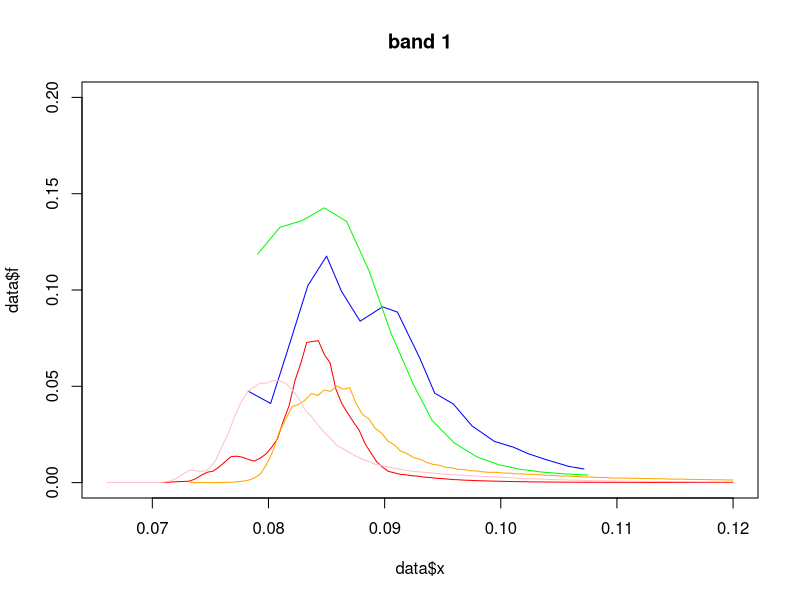
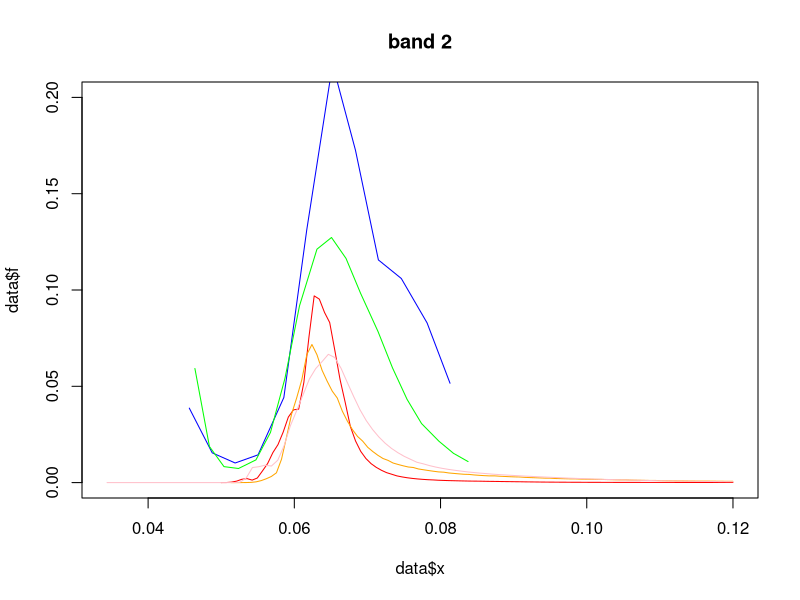
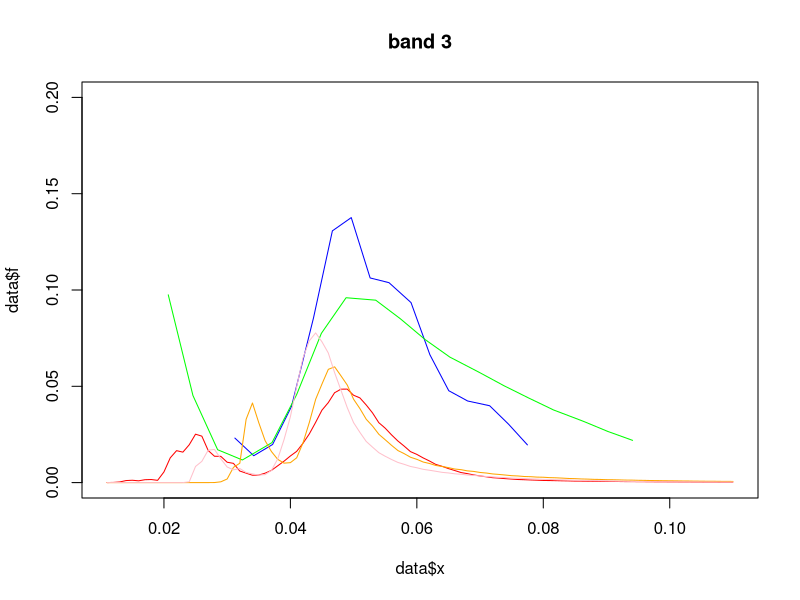
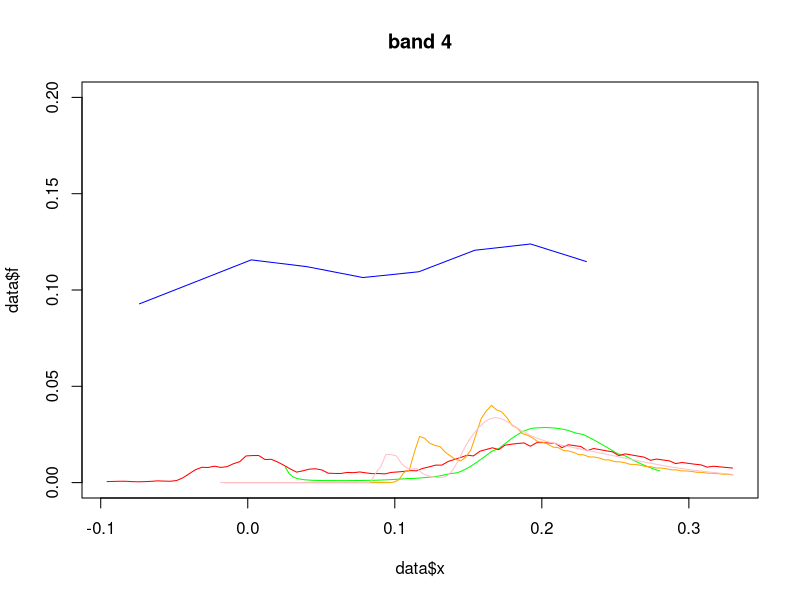
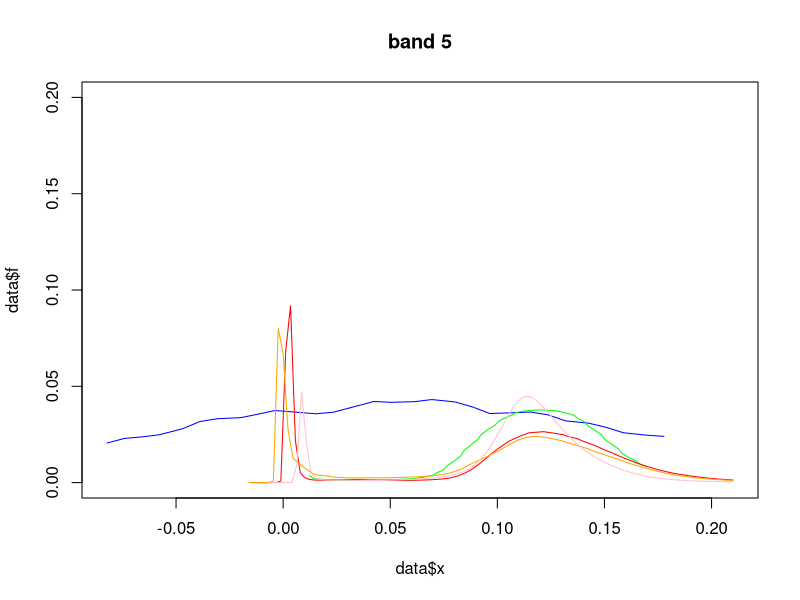
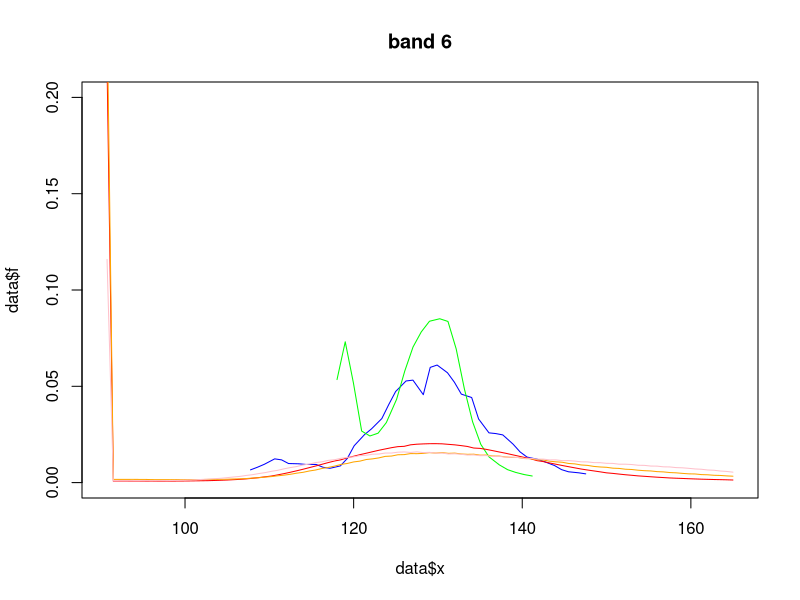
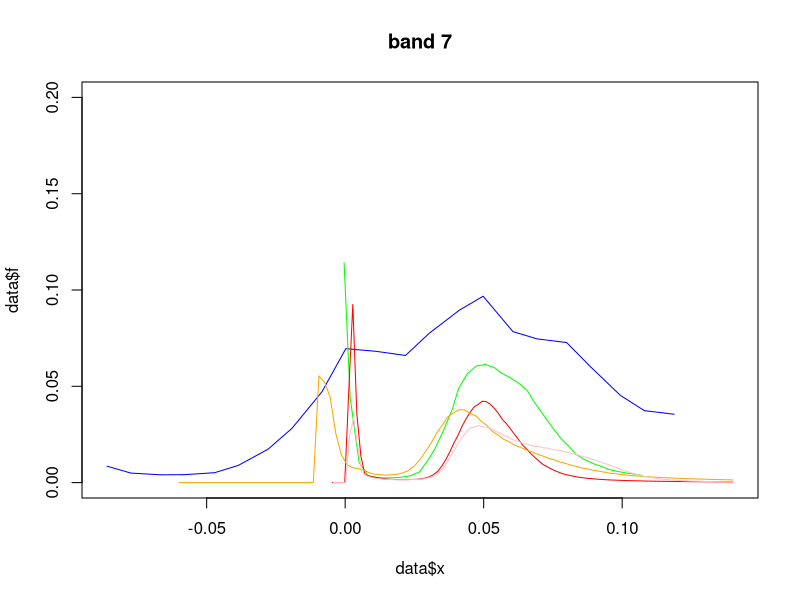

These charts were generated, in order, by the following R code:
l5 <- read.csv("histdata/LT05_L1TP_188013_19850709_20200918_02_T1_histcorr_hist.csv")
l7 <- read.csv("histdata/LE07_L1TP_186013_20000728_20201008_02_T1_histcorr_hist.csv")
l8 <- read.csv("histdata/LC08_L1TP_187013_20210705_20210713_02_T1_histcorr_hist.csv")
l82 <- read.csv("histdata/LC08_L1TP_186013_20130724_20200912_02_T1_histcorr_hist.csv")
l83 <- read.csv("histdata/LC08_L1TP_187012_20170710_20200903_02_T1_histcorr_hist.csv")

colnames(l5) <- c("band", "pos", "x", "f")
colnames(l7) <- c("band", "pos", "x", "f")
colnames(l8) <- c("band", "pos", "x", "f")
colnames(l82) <- c("band", "pos", "x", "f")
colnames(l83) <- c("band", "pos", "x", "f")

xx <- rbind(cbind(sat = "L5", l5), cbind(sat = "L7", l7), cbind(sat = "L8", l8), cbind(sat = "L82", l82), cbind(sat = "L83", l83))

lapply(split(xx, xx$band), function(x) {
  quartz() # dev.new()
  band <- unique(x$band)
  xlim <- range(x$x)
  for (sat in c("L5", "L7", "L8", "L82", "L83")) {
    data <- x[x$sat == sat, , drop = FALSE]
    data$f <- data$f / sum(data$f)
    if (sat == "L5") {
      plot(data$x, data$f, type = "l", xlim = xlim, ylim = c(0, 0.2), col = "blue", main = paste("band", band))
    } else if (sat == "L7") {
      lines(data$x, data$f, col = "green")
    } else if (sat == "L8") {
      lines(data$x, data$f, col = "red")
    } else if (sat == "L82") {
      lines(data$x, data$f, col = "orange")
    } else if (sat == "L83") {
      lines(data$x, data$f, col = "pink")
    }
  }
})
